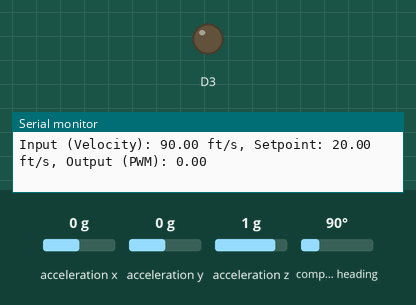
Simulated run of this sketch. Board: Arduino Zero (SAMD21). Shown: output pins drawn as LEDs (lit = HIGH), the last lines printed to the serial monitor. The inputs (shaded band) are chosen by the test bench; at power-on: compass heading 90°, acceleration x 0 g, acceleration y 0 g, acceleration z 1 g.

Above: at 1.2 s.
1.3 s: compass heading set to 7°
At 1.68 s:
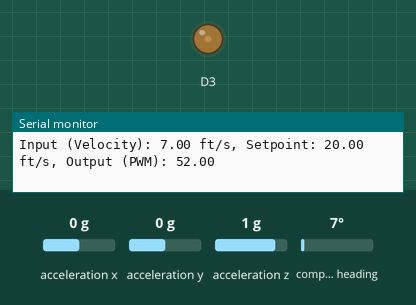
At 2.49 s:
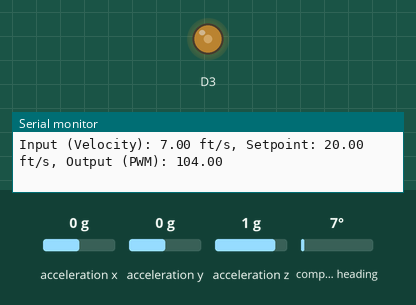
4.3 s: compass heading set to 180°
Timing chart, 0 to 7.3 s (numbered marks = the images above; inputs shaded):
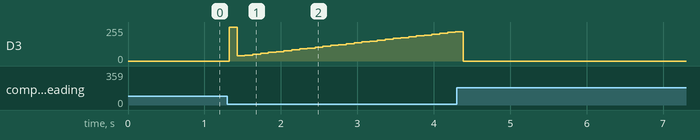

Measured:
- after the input at 1.3 s, D3: 0/255 → 255/255 at once, → 39/255 0.10 s later, → 45/255 0.10 s later, → 52/255 0.10 s later, … (30 changes in this stretch)

The sketch:

SAIL_Propeller.ino
```cpp
#include <PID_v1.h>
#include <Wire.h>
#include <Adafruit_Sensor.h>
#include <Adafruit_BNO055.h>
#include <utility/imumaths.h>

// PID Parameters
double Setpoint, Input, Output;
double Kp=2.0, Ki=5.0, Kd=1.0;

PID myPID(&Input, &Output, &Setpoint, Kp, Ki, Kd, DIRECT);

// Initialize the BNO055
Adafruit_BNO055 bno = Adafruit_BNO055(55);

void setup() {
  Serial.begin(9600);
  if (!bno.begin()) {
    Serial.println("No BNO055 detected, check wiring!");
    while (1);
  } else {
    Serial.println("BNO055 detected successfully.");
  }

  analogWriteFrequency(3, 500);
  analogWriteResolution(8);

  Setpoint = 20; // Target descent velocity in ft/s (convert to your units if necessary)

  myPID.SetMode(AUTOMATIC);
  myPID.SetOutputLimits(0, 255); // Adjust based on your ESC and motor capabilities

  Serial.println("Setup complete, entering main loop...");
}

void loop() {
  Input = getDescentVelocity();

  myPID.Compute();

  analogWrite(3, Output);

  // Serial debugging output
  Serial.print("Input (Velocity): ");
  Serial.print(Input);
  Serial.print(" ft/s, Setpoint: ");
  Serial.print(Setpoint);
  Serial.print(" ft/s, Output (PWM): ");
  Serial.println(Output);

  delay(100); // Adjust based on your control loop requirements
}

double getDescentVelocity() {
  // Placeholder for actual velocity measurement code
  // This example assumes euler.x() as the velocity, which needs proper implementation
  imu::Vector<3> euler = bno.getVector(Adafruit_BNO055::VECTOR_EULER);
  double velocity = euler.x(); // Adjust according to your setup
  return velocity;
}
```
